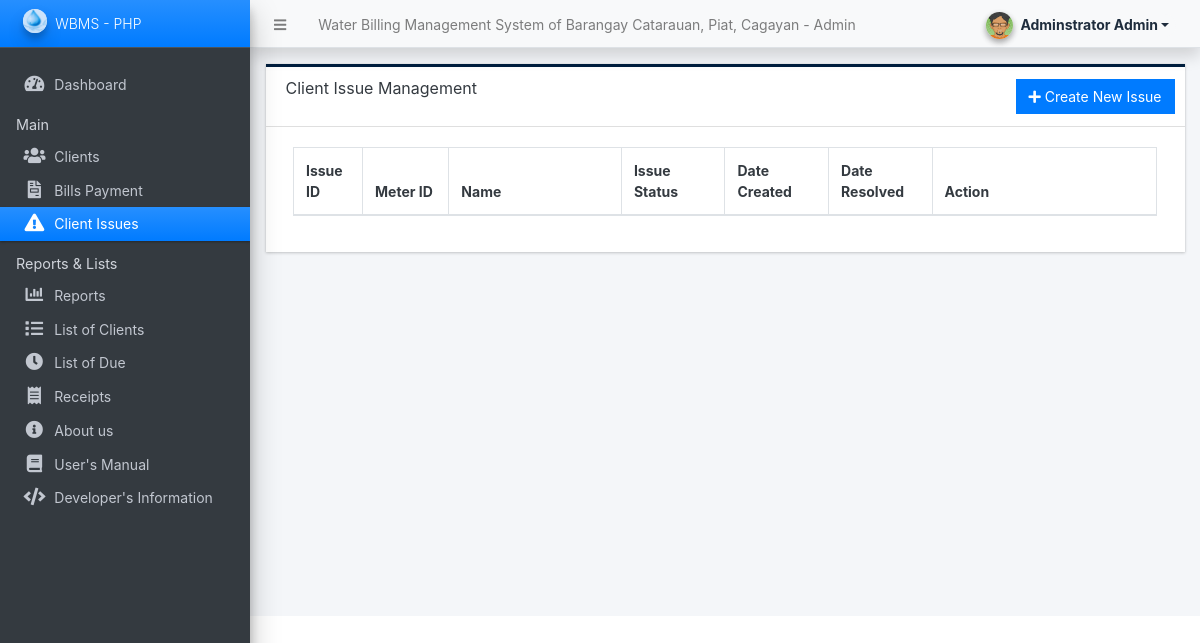
Before: /admin/?page=client_issue (signed in) with the older database file.
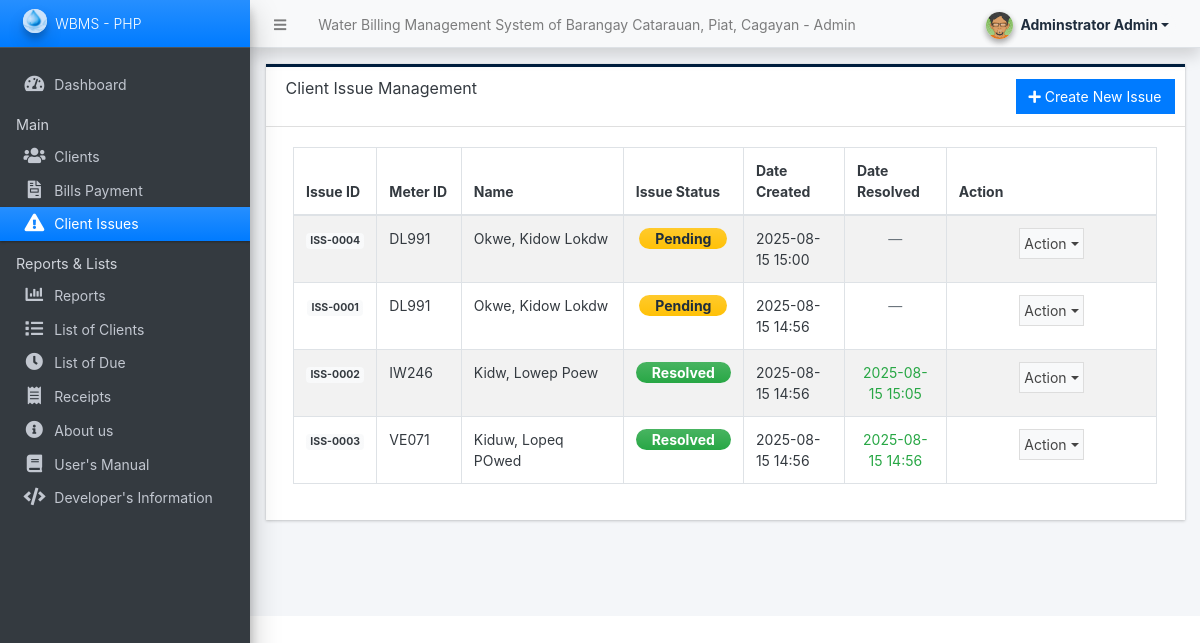
After: the same page with the newer database file.
### tables this page shows
CREATE TABLE `client_issue_list` (
  `id` int(30) NOT NULL,
  `client_id` int(30) NOT NULL,
  `issue_title` varchar(255) NOT NULL,
  `remarks` text DEFAULT NULL,
  `image_path` varchar(255) DEFAULT NULL,
  `status` tinyint(1) NOT NULL DEFAULT 0 COMMENT '0=Pending, 1=Resolved',
  `date_resolved` datetime DEFAULT NULL,
  `date_created` datetime NOT NULL DEFAULT current_timestamp(),
  `date_updated` datetime NOT NULL DEFAULT current_timestamp() ON UPDATE current_timestamp()
);

CREATE TABLE `client_list` (
  `id` int(30) NOT NULL,
  `code` varchar(100) NOT NULL,
  `category_id` int(30) NOT NULL,
  `firstname` text NOT NULL,
  `middlename` text DEFAULT NULL,
  `lastname` text NOT NULL,
  `contact` text NOT NULL,
  `address` text NOT NULL,
  `meter_code` varchar(100) NOT NULL,
  `first_reading` float(12,2) NOT NULL,
  `status` tinyint(1) NOT NULL DEFAULT 1,
  `delete_flag` tinyint(1) NOT NULL DEFAULT 0,
  `date_created` datetime NOT NULL DEFAULT current_timestamp(),
  `date_updated` datetime NOT NULL DEFAULT current_timestamp() ON UPDATE current_timestamp()
);

### admin/client_issue/index.php (the view, shortened to what this page needs)
<div class="card card-outline rounded-0 card-navy">
	<div class="card-header">
		<h3 class="card-title">Client Issue Management</h3>
		<div class="card-tools">
			<a href="javascript:void(0)" id="create_new" class="btn btn-flat btn-primary"><span class="fas fa-plus"></span> Create New Issue</a>
		</div>
	</div>
	<div class="card-body">
        <div class="container-fluid">
			<table class="table table-hover table-striped table-bordered" id="list">
				<colgroup>
					<col width="8%">
					<col width="10%">
					<col width="20%">
					<col width="12%">
					<col width="12%">
					<col width="12%">
					<col width="26%">
				</colgroup>
				<thead>
					<tr>
						<th>Issue ID</th>
						<th>Meter ID</th>
						<th>Name</th>
						<th>Issue Status</th>
						<th>Date Created</th>
						<th>Date Resolved</th>
						<th>Action</th>
					</tr>
				</thead>
				<tbody>
					<?php
					$qry = $conn->query("SELECT ci.*, cl.meter_code, concat(cl.lastname, ', ', cl.firstname, ' ', coalesce(cl.middlename,'')) as `name`, cl.address
										FROM `client_issue_list` ci
										INNER JOIN `client_list` cl ON ci.client_id = cl.id
										WHERE cl.delete_flag = 0
										ORDER BY ci.date_created DESC");
					while($row = $qry->fetch_assoc()):
					?>
						<tr>
							<td class="text-center">
								<span class="badge badge-light bg-gradient-light text-dark font-weight-bold">
									ISS-<?php echo str_pad($row['id'], 4, '0', STR_PAD_LEFT) ?>
								</span>
							</td>
							<td><?php echo $row['meter_code'] ?></td>
							<td><?php echo $row['name'] ?></td>
							<td class="text-center">
								<?php
								switch($row['status']){
									case 0:
										echo '<span class="badge badge-warning bg-gradient-warning text-sm px-3 rounded-pill">Pending</span>';
										break;
									case 1:
										echo '<span class="badge badge-success bg-gradient-success text-sm px-3 rounded-pill">Resolved</span>';
										break;
								}
								?>
							</td>
							<td><?php echo date("Y-m-d H:i",strtotime($row['date_created'])) ?></td>
							<td class="text-center">
								<?php
								if($row['status'] == 1 && !empty($row['date_resolved'])){
									echo '<span class="text-success">' . date("Y-m-d H:i",strtotime($row['date_resolved'])) . '</span>';
								} else {
									echo '<span class="text-muted">—</span>';
								}
								?>
							</td>
							<td align="center">
								<button type="button" class="btn btn-flat p-1 btn-default btn-sm dropdown-toggle dropdown-icon" data-toggle="dropdown">
									Action
								</button>
							</td>
						</tr>
					<?php endwhile; ?>
				</tbody>
			</table>
		</div>
	</div>
</div>

Changed rows visible on the page:
added client_issue_list: id "0004", client.meter_code "DL991", name "Okwe, Kidow Lokdw", status "Pending", date_created "2025-08-15 15:00"
added client_issue_list: id "0001", client.meter_code "DL991", name "Okwe, Kidow Lokdw", status "Pending", date_created "2025-08-15 14:56"
added client_issue_list: id "0002", client.meter_code "IW246", name "Kidw, Lowep Poew", status "Resolved", date_created "2025-08-15 14:56", date_resolved "2025-08-15 15:05"
added client_issue_list: id "0003", client.meter_code "VE071", name "Kiduw, Lopeq POwed", status "Resolved", date_created "2025-08-15 14:56", date_resolved "2025-08-15 14:56"
